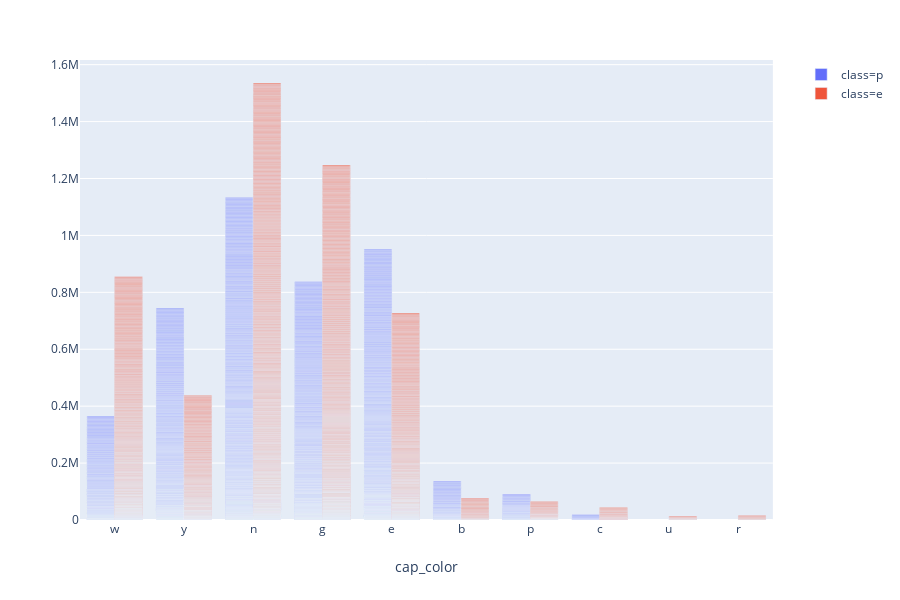

The cell this chart's notebook holds for it:
### Code cell
px.bar(train, x='cap_color', color='class', barmode='group')

### Figure 1 — Plotly figure (JSON) as saved in the notebook; plotly's stock layout.template omitted (floating-point values rounded to 4 significant figures; data arrays with more than 128 entries replaced by an {"elided": "..."} marker saying what was removed)
{"data": [{"alignmentgroup": "True", "hoverlabel": {"namelength": 0}, "hovertemplate": "class=p<br>cap_color=%{x}", "legendgroup": "class=p", "marker": {"color": "#636efa"}, "name": "class=p", "offsetgroup": "class=p", "orientation": "v", "showlegend": true, "textposition": "auto", "type": "bar", "x": {"elided": "2925 str values"}, "xaxis": "x", "yaxis": "y"}, {"alignmentgroup": "True", "hoverlabel": {"namelength": 0}, "hovertemplate": "class=e<br>cap_color=%{x}", "legendgroup": "class=e", "marker": {"color": "#EF553B"}, "name": "class=e", "offsetgroup": "class=e", "orientation": "v", "showlegend": true, "textposition": "auto", "type": "bar", "x": {"elided": "3168 str values"}, "xaxis": "x", "yaxis": "y"}], "layout": {"barmode": "group", "height": 600, "legend": {"tracegroupgap": 0}, "margin": {"t": 60}, "xaxis": {"anchor": "y", "domain": [0, 0.98], "title": {"text": "cap_color"}}, "yaxis": {"anchor": "x", "domain": [0, 1]}}}
